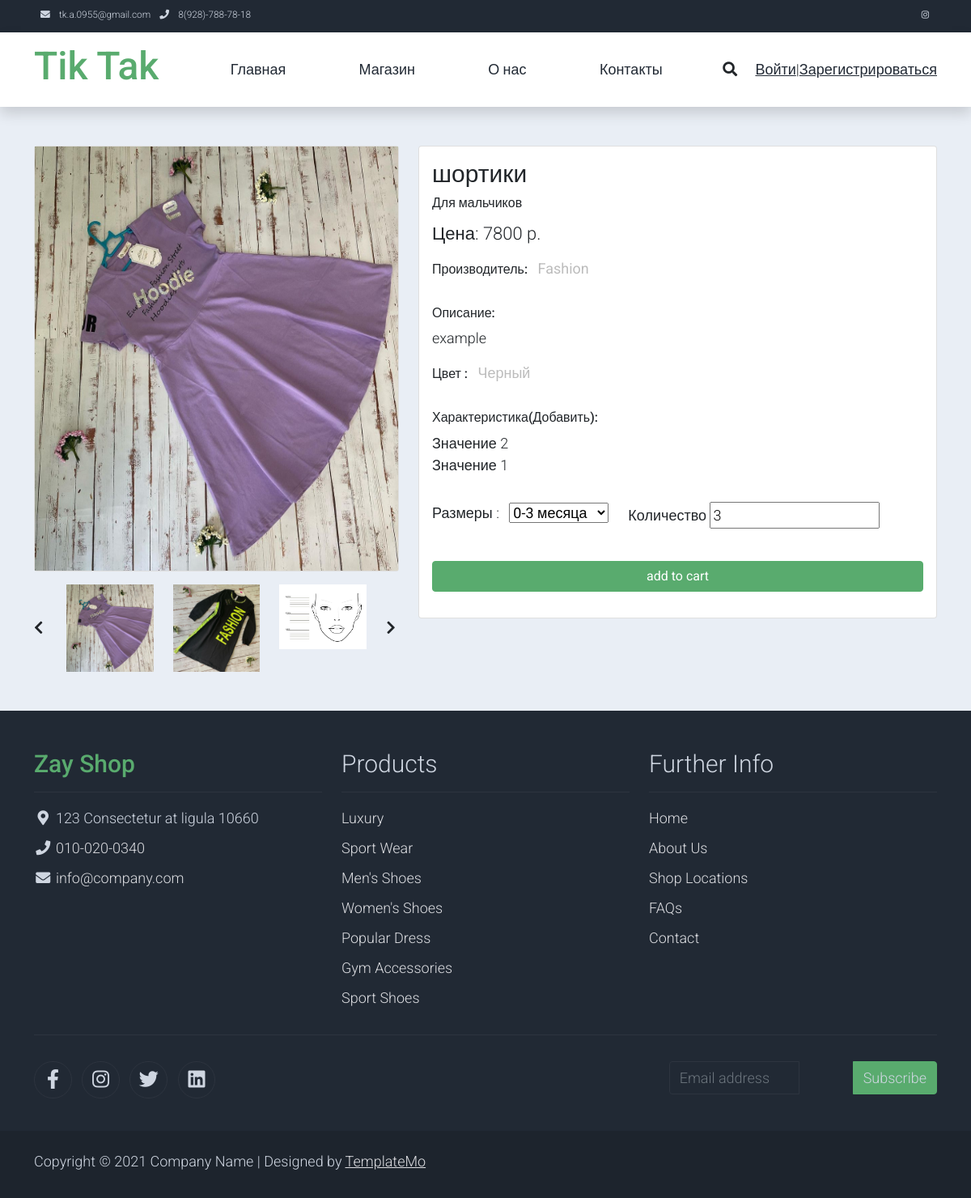
/1/, run on the app's committed database.
### TikTak/models.py (models this page shows, shortened)
class Product(models.Model):
    ID_Product = models.AutoField(primary_key=True)
    Product_name = models.CharField(max_length=200)
    product_description = models.CharField(max_length=500)
    Product_price = models.IntegerField()
    Product_color = models.CharField(max_length=20)
    Product_brand = models.CharField(max_length=100, default=None)
    Product_characteristics = models.CharField(max_length=1000)
    Choises = (
                ('0-3 месяца', '0-3'),
                ('3-6 месяцев', '3-6'),
                ('6-12 месяцев', '6-12'),
                ('12-18 месяцев', '12-18'),
                ('18-24 месяца', '18-24'),
                ('2 года', '2-y'),
                ('3 года', '3-y'),
                ('4 года', '4-y'),
                ('5 лет', '5-y'),
                ('6 лет', '6-y'),
                ('7 лет', '7-y'),
                ('8 лет', '8-y'),
                ('9 лет', '9-y'),
                ('10 лет', '10-y'),
                ('11 лет', '11-y'),
                ('12 лет', '12-y'),
                ('13 лет', '13-y'),
                ('14 лет (XS)', '14-y'),
                ('16 лет (S)', '16-y'),
                ('18 лет (M)', '18-y'),)
    Product_size = MultiSelectField(choices=Choises)
    P_Categorys = [
        ('Шортики', 'Shorts'),
        ('Платье', 'Dress'),
        ('Пеленки', 'Deaper'),
        ('Носки', 'Socks'),
        ('Майки', 'T-Shirts'),
        ('Обувь', 'shoes'),
    ]
    Product_Category = models.CharField(
        max_length=7,
        choices=P_Categorys,
        default='None',
    )
    for_which_gender = models.CharField(
        max_length=15,
        choices=[
            ('Для мальчиков', 'Boys'),
            ('Для девочек', 'Girls'),
        ],
        default=None,
    )
    def get_first_image(self):
        try:
            first_image = self.images.first().image
        except AttributeError:
            first_image = self
        return first_image

class ImageGallery(models.Model):
    product = models.ForeignKey(Product, on_delete=models.CASCADE, related_name='images')
    image = models.ImageField(upload_to='TikTak/static/img')

### TikTak/views.py (the view)
# urls.py: path('<int:pk>/', ProductView.shop_single_view, name='Shop_single'),
    def shop_single_view(self, pk):
        product = Product.objects.get(ID_Product=pk)
        return render(self, 'TikTak/shop-single.html', {'product': product, 'size_list': product.Product_size})

### TikTak/templates/TikTak/shop-single.html (shortened to what this page needs)
<!DOCTYPE html>
{% load static %}
<html lang="ru">
<head>
    <link rel="stylesheet" href="{% static 'TikTak/css/bootstrap.min.css' %}">
    <link rel="stylesheet" href="{% static 'TikTak/css/templatemo.css' %}">
    <link rel="stylesheet" href="{% static 'TikTak/css/templatemo.min.css' %}">
    <link rel="stylesheet" href="{% static 'TikTak/css/custom.css' %}">
    <link rel="stylesheet" href="{% static 'TikTak/css/fontawesome.min.css' %}">
</head>
<body>
    {% include 'TikTak/header.html' %}
    <section class="bg-light">
        <div class="container pb-5">
            <div class="row">
                <div class="col-lg-5 mt-5">
                    <div class="card mb-3">
                        <img class="main-card-img img-fluid" src="{{product.get_first_image.url}}" alt="Card image cap" id="product-detail">
                    </div>
                    <div class="row">
                        <div class="col-1 align-self-center">
                            <a href="#multi-item-example" role="button" data-bs-slide="prev">
                                <i class="text-dark fas fa-chevron-left"></i>
                            </a>
                        </div>
                        <div id="multi-item-example" class="col-10 carousel slide carousel-multi-item" data-bs-ride="carousel">
                            <div class="carousel-inner product-links-wap" role="listbox">
                                <div class="carousel-item active">
                                    <div class="row">
                                        {% for image in product.images.all %}
                                            <div class="col-4">
                                                <a style="cursor: pointer;">
                                                    <img class="img-fluid" src="{{image.image.url}}" alt="Product Image 2">
                                                </a>
                                            </div>
                                        {% endfor %}
                                    </div>
                                </div>
                            </div>
                        </div>
                        <div class="col-1 align-self-center">
                            <a href="#multi-item-example" role="button" data-bs-slide="next">
                                <i class="text-dark fas fa-chevron-right"></i>
                            </a>
                        </div>
                    </div>
                </div>
                <div class="col-lg-7 mt-5">
                    <div class="card">
                        <div class="card-body" style="height: 100%;">
                            <h1 class="h2">{{product.Product_name}}</h1>
                            <h6>{{product.for_which_gender}}</h6>
                            <p class="h3 py-2">Цена: {{product.Product_price}} p.</p>
                            <ul class="list-inline">
                                <li class="list-inline-item">
                                    <h6>Производитель:</h6>
                                </li>
                                <li class="list-inline-item">
                                    <p class="text-muted"><strong>{{product.Product_brand}}</strong></p>
                                </li>
                            </ul>
                            <h6>Описание:</h6>
                            <p>{{product.product_description}}</p>
                            <ul class="list-inline">
                                <li class="list-inline-item">
                                    <h6>Цвет :</h6>
                                </li>
                                <li class="list-inline-item">
                                    <p class="text-muted"><strong>{{product.Product_color}}</strong></p>
                                </li>
                            </ul>
                            <h6>Характеристика(Добавить):</h6>
                            <ul class="list-unstyled pb-3">
                                <li>Значение 2</li>
                                <li>Значение 1</li>
                            </ul>
                            <form action="{% url 'cart_add' product.ID_Product%}" method="post" >
                                <div class="row">
                                    <div class="col-auto">
                                        <ul class="list-inline pb-3" >
                                            <li class="list-inline-item">Размеры :
                                            </li>
                                            <select name="size">
                                            {% for i in size_list %}
                                                <option value="{{i}}" >{{i}}</option>
                                            {% endfor %}
                                            </select>
                                        </ul>
                                    </div>
                                    <div class="col-auto">
                                        <ul class="list-inline pb-3">
                                            <li class="list-inline-item text-right">
                                                Количество
                                                <input type="number" name="quantity" value="3">
                                            </li>
                                        </ul>
                                    </div>
                                </div>
                                <div class="row pb-3">
                                    <div class="col d-grid">
                                        <button  class="btn btn-success text-white mt-2" type="submit"  name="">add to cart</button>
                                    </div>
                                </div>
                            </form>
                        </div>
                    </div>
                </div>
            </div>
        </div>
    </section>
    <footer class="bg-dark" id="tempaltemo_footer">
        <div class="container">
            <div class="row">
                <div class="col-md-4 pt-5">
                    <h2 class="h2 text-success border-bottom pb-3 border-light logo">Zay Shop</h2>
                    <ul class="list-unstyled text-light footer-link-list">
                        <li>
                            <i class="fas fa-map-marker-alt fa-fw"></i>
                            123 Consectetur at ligula 10660
                        </li>
                        <li>
                            <i class="fa fa-phone fa-fw"></i>
                            <a class="text-decoration-none" href="tel:010-020-0340">010-020-0340</a>
                        </li>
                        <li>
                            <i class="fa fa-envelope fa-fw"></i>
                            <a class="text-decoration-none" href="mailto:info@company.com">info@company.com</a>
                        </li>
                    </ul>
                </div>
                <div class="col-md-4 pt-5">
                    <h2 class="h2 text-light border-bottom pb-3 border-light">Products</h2>
                    <ul class="list-unstyled text-light footer-link-list">
                        <li><a class="text-decoration-none" href="#">Luxury</a></li>
                        <li><a class="text-decoration-none" href="#">Sport Wear</a></li>
                        <li><a class="text-decoration-none" href="#">Men's Shoes</a></li>
                        <li><a class="text-decoration-none" href="#">Women's Shoes</a></li>
                        <li><a class="text-decoration-none" href="#">Popular Dress</a></li>
                        <li><a class="text-decoration-none" href="#">Gym Accessories</a></li>
                        <li><a class="text-decoration-none" href="#">Sport Shoes</a></li>
                    </ul>
                </div>
                <div class="col-md-4 pt-5">
                    <h2 class="h2 text-light border-bottom pb-3 border-light">Further Info</h2>
                    <ul class="list-unstyled text-light footer-link-list">
                        <li><a class="text-decoration-none" href="#">Home</a></li>
                        <li><a class="text-decoration-none" href="#">About Us</a></li>
                        <li><a class="text-decoration-none" href="#">Shop Locations</a></li>
                        <li><a class="text-decoration-none" href="#">FAQs</a></li>
                        <li><a class="text-decoration-none" href="#">Contact</a></li>
                    </ul>
                </div>
            </div>
            <div class="row text-light mb-4">
                <div class="col-12 mb-3">
                    <div class="w-100 my-3 border-top border-light"></div>
                </div>
                <div class="col-auto me-auto">
                    <ul class="list-inline text-left footer-icons">
                        <li class="list-inline-item border border-light rounded-circle text-center">
                            <a class="text-light text-decoration-none" target="_blank" href="http://facebook.com/"><i class="fab fa-facebook-f fa-lg fa-fw"></i></a>
                        </li>
                        <li class="list-inline-item border border-light rounded-circle text-center">
                            <a class="text-light text-decoration-none" target="_blank" href="https://www.instagram.com/"><i class="fab fa-instagram fa-lg fa-fw"></i></a>
                        </li>
                        <li class="list-inline-item border border-light rounded-circle text-center">
                            <a class="text-light text-decoration-none" target="_blank" href="https://twitter.com/"><i class="fab fa-twitter fa-lg fa-fw"></i></a>
                        </li>
                        <li class="list-inline-item border border-light rounded-circle text-center">
                            <a class="text-light text-decoration-none" target="_blank" href="https://www.linkedin.com/"><i class="fab fa-linkedin fa-lg fa-fw"></i></a>
                        </li>
                    </ul>
                </div>
                <div class="col-auto">
                    <div class="input-group mb-2">
                        <input type="text" class="form-control bg-dark border-light" id="subscribeEmail" placeholder="Email address">
                        <div class="input-group-text btn-success text-light">Subscribe</div>
                    </div>
                </div>
            </div>
        </div>
        <div class="w-100 bg-black py-3">
            <div class="container">
                <div class="row pt-2">
                    <div class="col-12">
                        <p class="text-left text-light">
                            Copyright &copy; 2021 Company Name
                            | Designed by <a rel="sponsored" href="https://templatemo.com" target="_blank">TemplateMo</a>
                        </p>
                    </div>
                </div>
            </div>
        </div>
    </footer>
</body>
</html>

### data on the page
Product: get_first_image (picture), Product_name "шортики", for_which_gender "Для мальчиков", Product_price "7800", Product_brand "Fashion", product_description "example", Product_color "Черный", size "0-3 месяца"
ImageGallery: image (picture)
ImageGallery: image (picture)
ImageGallery: image (picture)
